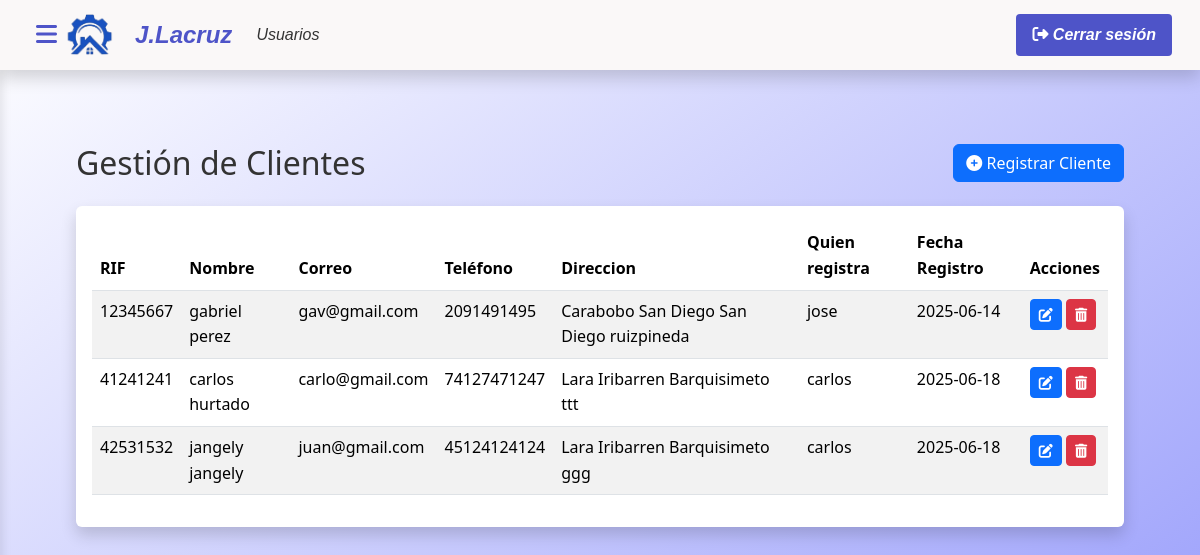
Screenshot of /index.php?c=clientes&m=index (signed in) with the database file from the repository.
### tables this page shows
CREATE TABLE `cliente` (
  `rif` varchar(20) NOT NULL,
  `cedula_usuario` int(11) NOT NULL,
  `id_direccion` int(11) NOT NULL,
  `nombre` varchar(50) NOT NULL,
  `apellido` varchar(30) NOT NULL,
  `telefono` varchar(20) NOT NULL,
  `correo` varchar(100) NOT NULL,
  `fecha_registro` date NOT NULL
);

CREATE TABLE `estado` (
  `id_estado` int(11) NOT NULL,
  `nombre` varchar(100) NOT NULL
);

CREATE TABLE `municipio` (
  `id_municipio` int(11) NOT NULL,
  `id_estado` int(11) NOT NULL,
  `nombre` varchar(100) NOT NULL
);

CREATE TABLE `ciudad` (
  `id_ciudad` int(11) NOT NULL,
  `id_municipio` int(11) NOT NULL,
  `nombre` varchar(100) NOT NULL,
  `codigo_postal` varchar(10) NOT NULL
);

CREATE TABLE `direccion` (
  `id_direccion` int(11) NOT NULL,
  `id_estado` int(11) NOT NULL,
  `id_municipio` int(11) DEFAULT NULL,
  `id_ciudad` int(11) DEFAULT NULL,
  `calle` varchar(255) NOT NULL
);

CREATE TABLE `usuario` (
  `cedula` int(11) NOT NULL,
  `id_rol` int(11) NOT NULL,
  `username` varchar(50) NOT NULL,
  `clave` varchar(300) NOT NULL,
  `telefono` varchar(20) NOT NULL,
  `correo` varchar(100) NOT NULL
);

### modelo/conexion.php (called while the page is built, shortened)
<?php
class Conexion {
    public function __construct() {
    try {
        $this->pdo = new PDO("mysql:host=localhost;dbname=proyecto_lacruz", "root", "");
    } catch (PDOException $e) {
        die("Error de conexión: " . $e->getMessage());
    }
}
}
?>

### modelo/cliente.php (called while the page is built, shortened)
<?php
require_once 'modelo/conexion.php';
class ClienteModel extends Conexion {
    public function listar() {
        $sql = "SELECT
            c.rif,
            c.nombre AS nombre_cliente,
            c.apellido AS apellido_cliente,
            c.telefono,
            c.correo,
            c.fecha_registro,
            u.username AS nombre_usuario,
            d.calle,
            ciu.nombre AS ciudad,
            mun.nombre AS municipio,
            est.nombre AS estado,
            ciu.codigo_postal
        FROM
            cliente c
        JOIN
            usuario u ON c.cedula_usuario = u.cedula
        JOIN
            direccion d ON c.id_direccion = d.id_direccion
        JOIN
            ciudad ciu ON d.id_ciudad = ciu.id_ciudad
        JOIN
            municipio mun ON d.id_municipio = mun.id_municipio
        JOIN
            estado est ON d.id_estado = est.id_estado
        ORDER BY
            fecha_registro ASC;";
        $stmt = $this->pdo->query($sql);
        return $stmt->fetchAll(PDO::FETCH_ASSOC);
    }
}
?>

### vista/clientes/index.php (the view, shortened to what this page needs)
<?php require_once('vista/parcial/header.php');
?>
<div class="main-content">
    <div class="container-fluid py-4">
        <div class="row mb-4">
            <div class="col-md-6">
                <h2 class="mb-0">Gestión de Clientes</h2>
            </div>
            <div class="col-md-6 text-end" >
                <button type="button" class="btn btn-primary" data-bs-toggle="modal" data-bs-target="#crearClienteModal">
                    <i class="fas fa-plus-circle"></i> Registrar Cliente
                </button>
            </div>
        </div>
        <div class="card">
            <div class="card-body">
                <div class="table-responsive">
                    <table class="table table-striped table-hover">
                        <thead class="table-white">
                            <tr>
                                <th>RIF</th>
                                <th>Nombre</th>
                                <th>Correo</th>
                                <th>Teléfono</th>
                                <th>Direccion</th>
                                <th>Quien registra</th>
                                <th>Fecha Registro</th>
                                <th>Acciones</th>
                            </tr>
                        </thead>
                        <tbody>
                               <?php foreach ($cliente as $cli): ?>
                            <tr>
                                <td><?= htmlspecialchars($cli['rif']) ?></td>
                                <td><?= htmlspecialchars($cli['nombre_cliente']) ?> <?= htmlspecialchars($cli['apellido_cliente']) ?></td>
                                <td><?= htmlspecialchars($cli['correo']) ?></td>
                                <td><?= htmlspecialchars($cli['telefono']) ?></td>
                                <td><?= htmlspecialchars($cli['estado']) ?> <?= htmlspecialchars($cli['municipio']) ?> <?= htmlspecialchars($cli['ciudad']) ?> <?= htmlspecialchars($cli['calle']) ?></td>
                                <td><?= htmlspecialchars($cli['nombre_usuario']) ?></td>
                                 <td><?= htmlspecialchars($cli['fecha_registro']) ?></td>
                                <td>
                                    <button type="button" class="btn btn-primary btn-sm btn-editar-cliente"
        data-rif="<?= $cli['rif'] ?>">
    <i class="fas fa-edit"></i>
</button>
                                     <button type="button" class="btn btn-danger btn-sm btn-eliminar" data-id="<?= $cli['rif'] ?>"data-controlador="clientes">
                                                    <i class="fas fa-trash-alt"></i>
                                    </button>
                                </td>
                            </tr>
                            <?php endforeach; ?>
                        </tbody>
                    </table>
                </div>
            </div>
        </div>
    </div>
</div>
<?php require_once('vista/parcial/footer.php'); ?>

### vista/css/header.css (style rules this page uses)
:root { --body-bg-color:rgb(0, 165, 194); --primary-color: #4e54c8; --secondary-color: #8f94fb; --accent-color: #00d4ff; --dark-color: #1a1a2e; --light-color: rgb(250, 248, 248); --text-dark: #333; --text-light: #fff; --shadow: 0 8px 16px rgba(0, 0, 0, 0.16); --transition: all 0.3s ease; }
* { box-sizing: border-box; margin: 0; padding: 0; }
body { font-family: 'Segoe UI', system-ui, -apple-system, sans-serif; background: linear-gradient(to bottom right,rgb(255, 255, 255), #8f94fb); min-height: 100vh; color: var(--text-dark); line-height: 1.6; margin: 0; padding-top: 56px; }
.main-content { padding: 2rem; transition: var(--transition); background-color: transparent; margin-left: 0; min-height: calc(100vh - 56px); }
.card { border: none; box-shadow: var(--shadow); ; transition: var(--transition); }

### rows the page displays
cliente: rif "12345667", nombre "gabriel", apellido "perez", correo "gav@gmail.com", telefono "2091491495", estado.nombre "Carabobo", municipio.nombre "San Diego", ciudad.nombre "San Diego", id_direccion.calle "ruizpineda", cedula_usuario.username "jose", fecha_registro "2025-06-14"
cliente: rif "41241241", nombre "carlos", apellido "hurtado", correo "carlo@gmail.com", telefono "74127471247", estado.nombre "Lara", municipio.nombre "Iribarren", ciudad.nombre "Barquisimeto", id_direccion.calle "ttt", cedula_usuario.username "carlos", fecha_registro "2025-06-18"
cliente: rif "42531532", nombre "jangely", apellido "jangely", correo "juan@gmail.com", telefono "45124124124", estado.nombre "Lara", municipio.nombre "Iribarren", ciudad.nombre "Barquisimeto", id_direccion.calle "ggg", cedula_usuario.username "carlos", fecha_registro "2025-06-18"
